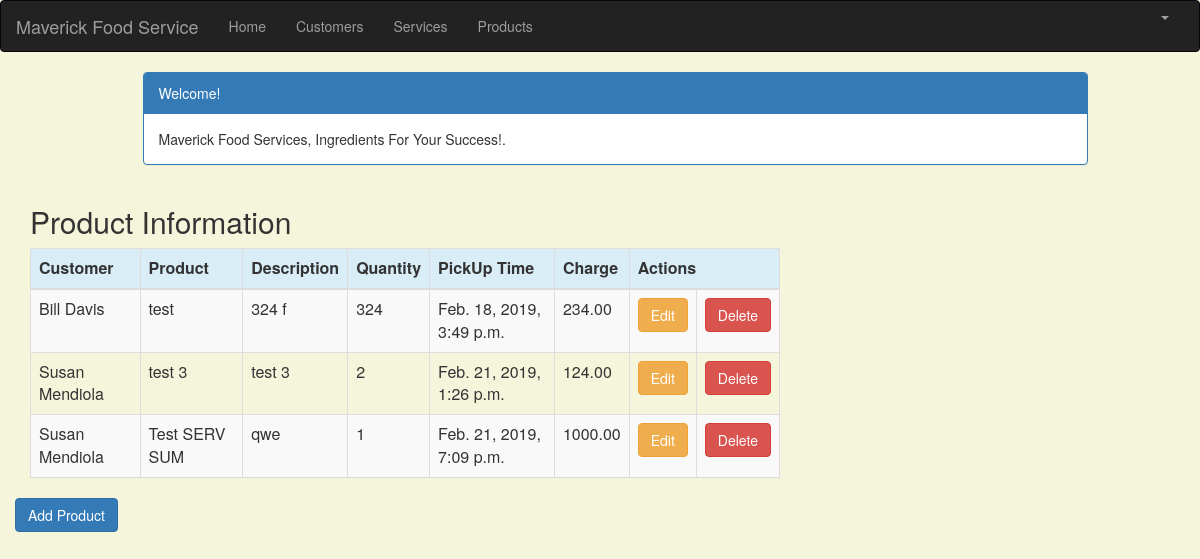
The page /product_list (signed in) on the database its author committed.
### crm/models.py (models this page shows, shortened)
class Product(models.Model):
    cust_name = models.ForeignKey(Customer, on_delete=models.CASCADE, related_name='products')
    product = models.CharField(max_length=100)
    p_description = models.TextField()
    quantity = models.IntegerField()
    pickup_time = models.DateTimeField(
        default=timezone.now)
    charge = models.DecimalField(max_digits=10, decimal_places=2)
    created_date = models.DateTimeField(
        default=timezone.now)
    updated_date = models.DateTimeField(auto_now_add=True)

class Customer(models.Model):
    cust_name = models.CharField(max_length=50)
    organization = models.CharField(max_length=100, blank=True)
    role = models.CharField(max_length=100)
    email = models.EmailField(max_length=100)
    bldgroom = models.CharField(max_length=100)
    address = models.CharField(max_length=200)
    account_number = models.IntegerField(blank=False, null=False)
    city = models.CharField(max_length=50)
    state = models.CharField(max_length=50)
    zipcode = models.CharField(max_length=10)
    phone_number = models.CharField(max_length=50)
    created_date = models.DateTimeField(
        default=timezone.now)
    updated_date = models.DateTimeField(auto_now_add=True)
    def __str__(self):
        return str(self.cust_name)

### crm/views.py (the view)
# urls.py: path('product_list', views.product_list, name='product_list'),
@login_required
def product_list(request):
   product = Product.objects.filter(created_date__lte=timezone.now())
   return render(request, 'crm/product_list.html', {'products': product})

### crm/templates/crm/product_list.html (shortened to what this page needs)
{% extends 'crm/base.html' %}
{% block content %}
    <html>
    <head>
        <link rel="stylesheet" href="https://maxcdn.bootstrapcdn.com/bootstrap/3.3.4/css/bootstrap.min.css">
    </head>
    <body>
    <div class="container">
        <div class="row">
            <div class="col-md-10 col-md-offset-1">
                <div class="panel panel-primary">
                    <div class="panel-heading">Welcome!</div>
                    <div class="panel-body">
                        Maverick Food Services, Ingredients For Your Success!.
                    </div>
                </div>
            </div>
        </div>
    </div>
    <div class="row">
        <h2 style="padding-left: 15Px">Product Information</h2>
    </div>
    <div>
        <table class="table table-striped table-bordered table-hover">
            <thead>
            <tr class="bg-info">
                <th>Customer</th>
                <th>Product</th>
                <th>Description</th>
                <th>Quantity</th>
                <th>PickUp Time</th>
                <th>Charge</th>
                <th colspan="3">Actions</th>
            </tr>
            </thead>
            <tbody>
            {% for product in products %}
                <tr>
                    <td>{{ product.cust_name }}</td>
                    <td>{{ product.product }}</td>
                     <td>{{ product.p_description }}</td>
                    <td>{{ product.quantity }}</td>
                    <td>{{ product.pickup_time }}</td>
                    <td>{{ product.charge }}</td>
                    <td><a href="{% url 'crm:product_edit' pk=product.pk %}"
                           class="btn btn-warning">Edit</a></td>
                    <td><a href="{% url 'crm:product_delete' pk=product.pk %}"
                           onclick="return confirm('Are you sure you want to delete?')"
                           class="btn btn-danger">Delete</a>
                </tr>
            {% endfor %}
            </tbody>
        </table>
       <div class="row">
             <a href="{% url 'crm:product_new' %}" class="row"><span
                        class="btn btn-primary">Add Product</span></a>
         </div>
    </div>
    </body>
    </html>
{% endblock %}

### crm/templates/crm/product_list.html (style rules this page uses)
body { background-color: beige; }

### rows shown on the page
Product: cust_name "Bill Davis", product "test", p_description "324 f", quantity "324", pickup_time "Feb. 18, 2019, 3:49 p.m.", charge "234.00"
Product: cust_name "Susan Mendiola", product "test 3", p_description "test 3", quantity "2", pickup_time "Feb. 21, 2019, 1:26 p.m.", charge "124.00"
Product: cust_name "Susan Mendiola", product "Test SERV SUM", p_description "qwe", quantity "1", pickup_time "Feb. 21, 2019, 7:09 p.m.", charge "1000.00"
